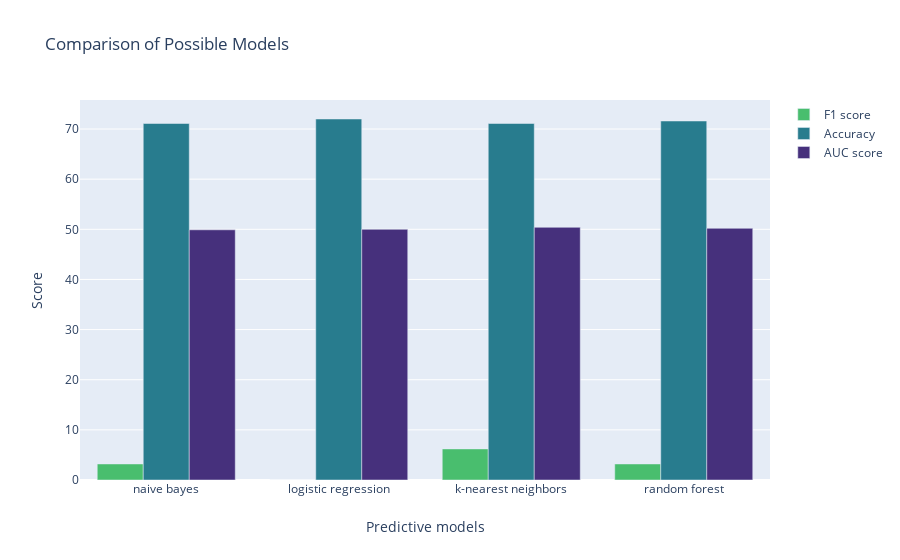

Notebook code cell kept with this figure:
### Code cell
# Let's display that with plotly.
mydata1 = go.Bar(
    x=compare_models.loc['F1 score'].index,
    y=compare_models.loc['F1 score'],
    name=compare_models.index[0],
    marker=dict(color=Viridis[50])
)
mydata2 = go.Bar(
    x=compare_models.loc['Accuracy'].index,
    y=compare_models.loc['Accuracy'],
    name=compare_models.index[1],
    marker=dict(color=Viridis[30])
)
mydata3 = go.Bar(
    x=compare_models.loc['AUC score'].index,
    y=compare_models.loc['AUC score'],
    name=compare_models.index[2],
    marker=dict(color=Viridis[10])
)
mylayout = go.Layout(
    title='Comparison of Possible Models',
    xaxis = dict(title = 'Predictive models'), # x-axis label
    yaxis = dict(title = 'Score'), # y-axis label
    
)
fig = go.Figure(data=[mydata1, mydata2, mydata3], layout=mylayout)
iplot(fig)

### Figure 1 — Plotly figure (JSON) as saved in the notebook; plotly's stock layout.template omitted (floating-point values rounded to 4 significant figures)
{"data": [{"marker": {"color": "#49be6e"}, "name": "F1 score", "type": "bar", "x": ["naive bayes", "logistic regression", "k-nearest neighbors", "random forest"], "y": [3.2, 0, 6.2, 3.2]}, {"marker": {"color": "#287c8e"}, "name": "Accuracy", "type": "bar", "x": ["naive bayes", "logistic regression", "k-nearest neighbors", "random forest"], "y": [71.1, 72, 71.1, 71.6]}, {"marker": {"color": "#46307c"}, "name": "AUC score", "type": "bar", "x": ["naive bayes", "logistic regression", "k-nearest neighbors", "random forest"], "y": [49.9, 50, 50.4, 50.2]}], "layout": {"title": {"text": "Comparison of Possible Models"}, "xaxis": {"title": {"text": "Predictive models"}}, "yaxis": {"title": {"text": "Score"}}}}
